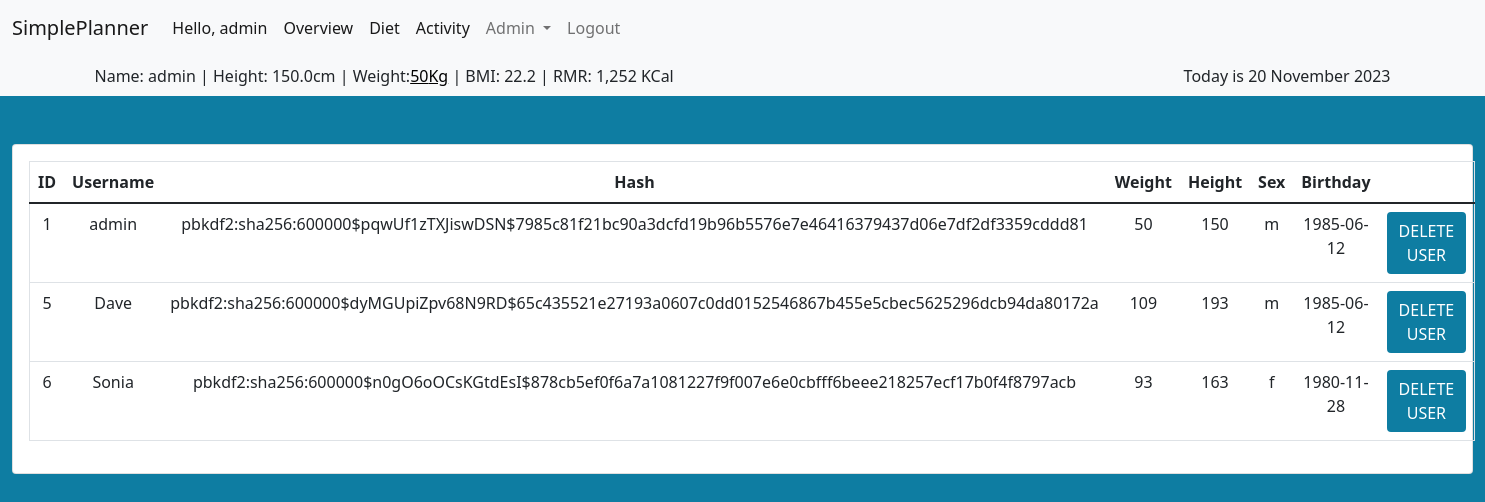
Page /admin_users (signed in) on the earlier database version.
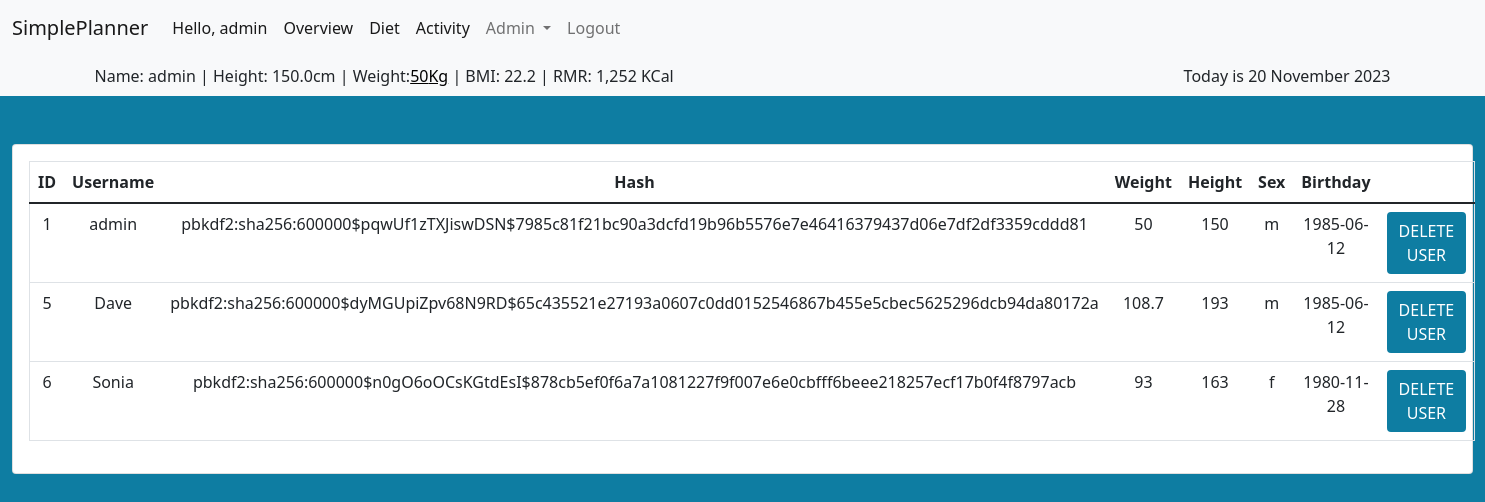
Same page on the later database version.
### tables this page shows
CREATE TABLE "users" (
    id INTEGER PRIMARY KEY, 
    username TEXT NOT NULL, 
    hash TEXT NOT NULL, 
    weight INTEGER NOT NULL,
    height INTEGER NOT NULL,
    birthday DATE NOT NULL,
    sex TEXT NOT NULL CHECK (sex='m' OR sex='f')
);

### app.py (the view)
@app.route("/admin_users")
@helpers.admin_required
def admin_users():
    cur = db.cursor()
    users = cur.execute("SELECT * FROM users").fetchall()
    cur.close()
    return render_template("admin_users.html", users=users)

### helpers.py (called while the page is built)
def dict_factory(cursor, row):
    fields = [column[0] for column in cursor.description]
    return {key: value for key, value in zip(fields, row)}

def admin_required(f):
    @wraps(f)
    def decorated_function(*args, **kwargs):
        if session.get("user_id") != 1:
            return redirect("/")
        return f(*args, **kwargs)
    return decorated_function

def kcal(value):
    return f"{value:,} KCal"

def date_format(value):
    months = ("January", "February", "March", "April", "May", "June",
              "July", "August", "September", "October", "November", "December")
    month = months[value.month-1]
    return "{} {} {}".format(value.day, month, value.year)

### templates/admin_users.html (shortened to what this page needs)
{% extends "layout.html" %}
{% block main %}
<div class="card text-center">
    <div class="card-body">
        <table class="table">
            <thead>
                <tr>
                    <th>ID</th>
                    <th>Username</th>
                    <th>Hash</th>
                    <th>Weight</th>
                    <th>Height</th>
                    <th>Sex</th>
                    <th>Birthday</th>
                    <th></th>
                </tr>
            </thead>
            <tbody>
                {% for user in users %}
                <tr>
                    <td>{{ user["id"] }}</td>
                    <td>{{ user["username"] }}</td>
                    <td>{{ user["hash"] }}</td>
                    <td>{{ user["weight"] }}</td>
                    <td>{{ user["height"] }}</td>
                    <td>{{ user["sex"] }}</td>
                    <td>{{ user["birthday"] }}</td>
                    <td>
                        <form action="/delete_user" method="post"
                            onsubmit="return confirm('Are you sure you wish to delete {{ user.username }} ?');">
                            {% if session["user_id"] == user["id"] %}
                            <button type="submit" disabled>DELETE USER</button>
                            {% else %}
                            <button type="submit">DELETE USER</button>
                            {% endif %}
                        </form>
                    </td>
                </tr>
                {% endfor %}
            </tbody>
        </table>
    </div>
</div>
{% endblock %}

Differences in the rows shown:
changed users "Dave": weight "109" → "108.7"
